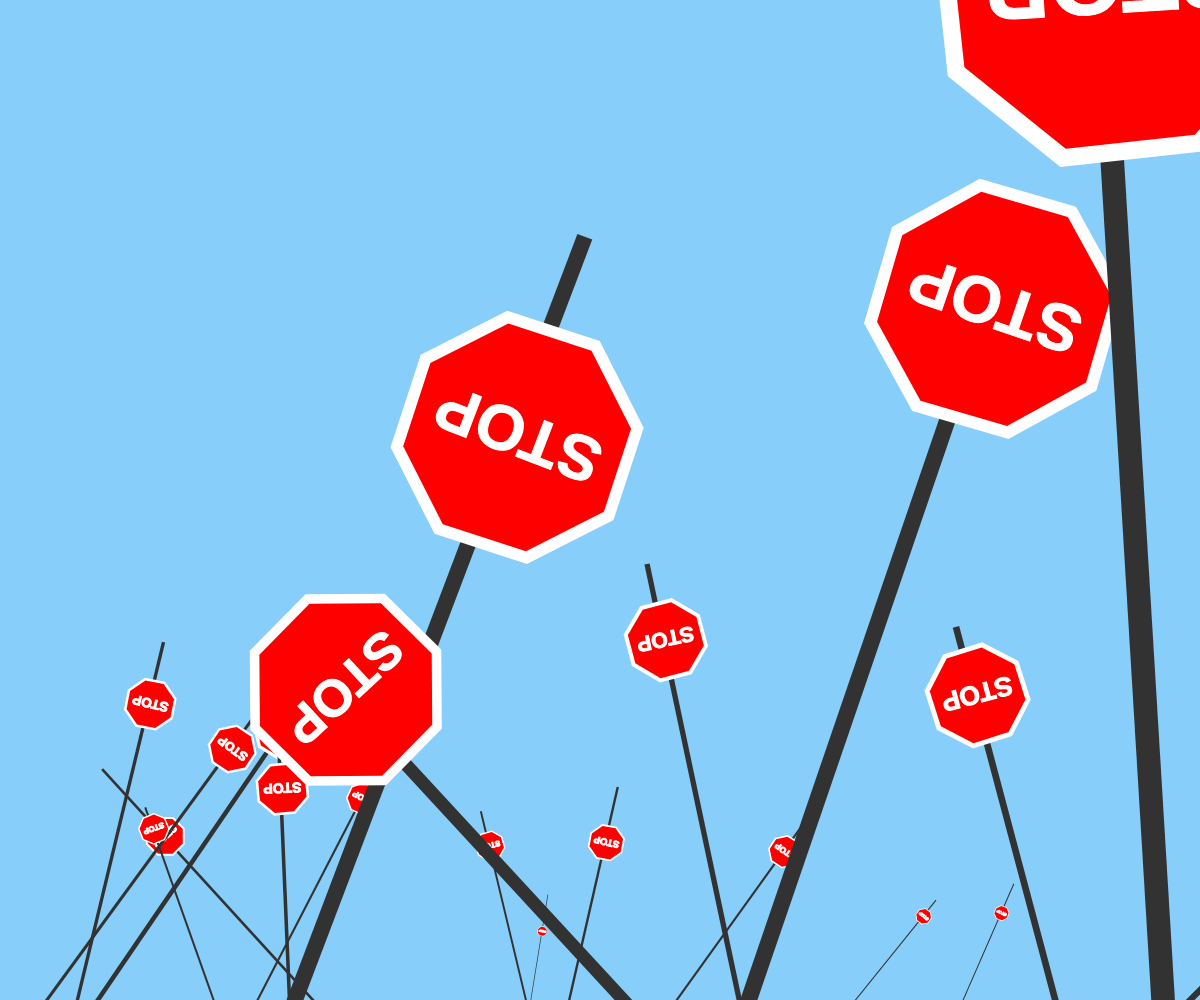
Frame 1 (no input)
Frame 60 (no input): identical to frame 1, image omitted
Frame 120 (the mouse pressed at the canvas centre since frame 60): identical to frame 1, image omitted

The p5.js sketch that drew this single still picture (run headless with seeded random() and noise() and a simulated clock; from frame 60 on, the mouse is pressed at the canvas centre):

// p5.js sketch
// ── sketch.js
class Stopsign
{
		constructor( screenWidth, screenHeight)
		{
			this.distance = random( 1, 5 );
			this.poleX = random( screenWidth );
			this.poleY = screenHeight + 20;
			this.poleLength = random( height / 2, height * 1.5 ) * (1/this.distance);
			this.poleThickness = (this.poleLength / 40) * (1/this.distance);
			this.signPos = random( 0.7, 0.9 ) * this.poleLength;
			this.signSize = (this.poleLength / 5) * (1/this.distance);
			this.poleAngle = random( -QUARTER_PI, QUARTER_PI );
		}

		render()
		{
			//	draw pole
			noStroke();
			fill( 50, 50, 50, 256 );
			push();
			translate( this.poleX, this.poleY );
			rotate( PI );
			rotate( this.poleAngle );
			rectMode(CORNER);
			rect( 0, 0, this.poleThickness, this.poleLength );

			//	draw sign
			translate( 0, this.signPos );
			push();
			rotate( PI * 0.36 );
			fill( 255, 255, 255 );
			polygon( 0, 0, this.signSize, 8 );
			fill( 255, 0, 0 );
			polygon( 0, 0, this.signSize * 0.9, 8 );
			pop();

			//	//	draw text on sign
			fill( 255, 255, 255 );
			stroke( 255, 255, 255 );
			textAlign( CENTER );
			textStyle(BOLD);
			textSize( this.signSize / 2 );
			text( 'STOP', 0, this.signSize * 0.2 );
			pop();
		}
}

var numStopsigns = 20;
var stopsigns = [];

function setup() {
	createCanvas( windowWidth, windowHeight );
	frameRate(1000);

	createAndSortStopsigns();
}

function draw()
{
	background( 135, 206, 250 );

	//	render each stopsign
	for( var i = 0; i < numStopsigns; i++ )
	{
		stopsigns[i].render();
	}
}

function polygon(x, y, radius, npoints) {
  var angle = TWO_PI / npoints;
  beginShape();
  for (var a = 0; a < TWO_PI; a += angle) {
    var sx = x + cos(a) * radius;
    var sy = y + sin(a) * radius;
    vertex(sx, sy);
  }
  endShape(CLOSE);
}

function createAndSortStopsigns()
{
	stopsigns = [];
	
	for( var i = 0; i < numStopsigns; i++ )
	{
		var stopsign = new Stopsign( width, height );
		stopsigns.push( stopsign );
	}

	//	sort signs from back to front
	stopsigns.sort( function(a, b) { return a.distance - b.distance } );
	stopsigns.reverse();
}

function touchEnded() {
  createAndSortStopsigns();
}
